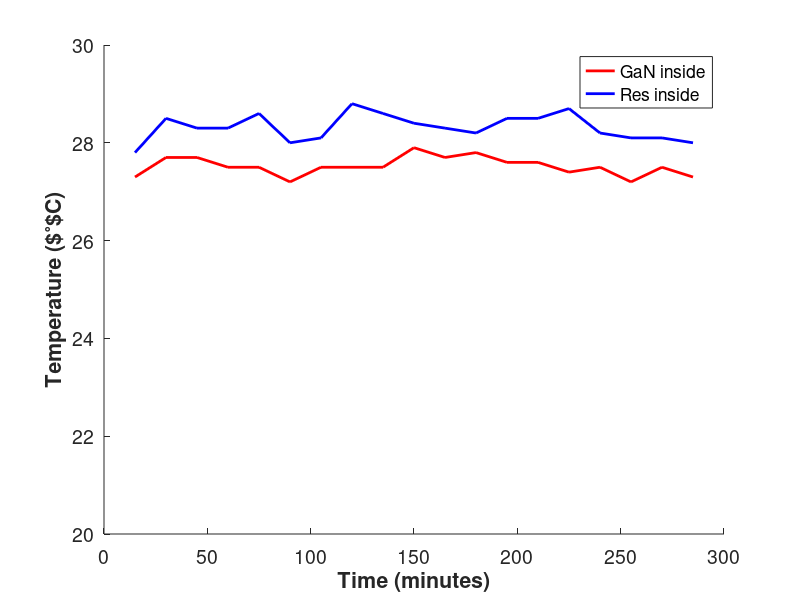
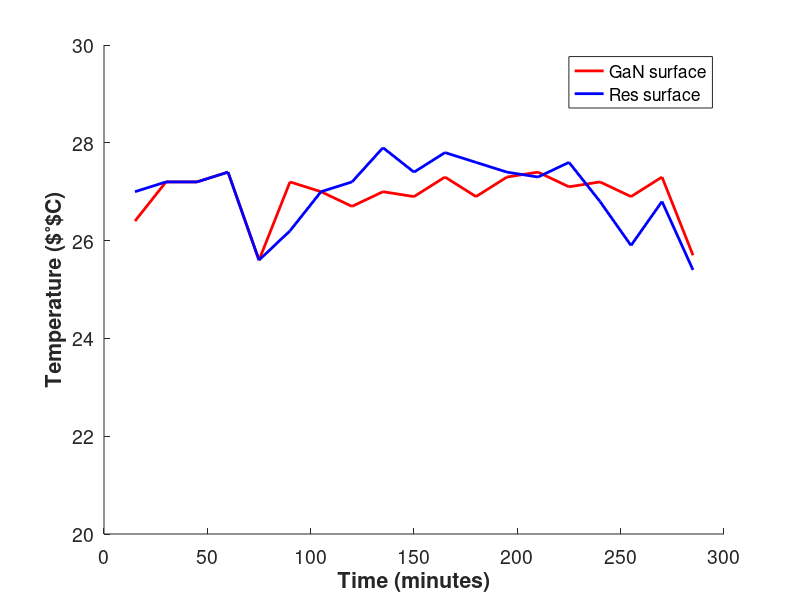
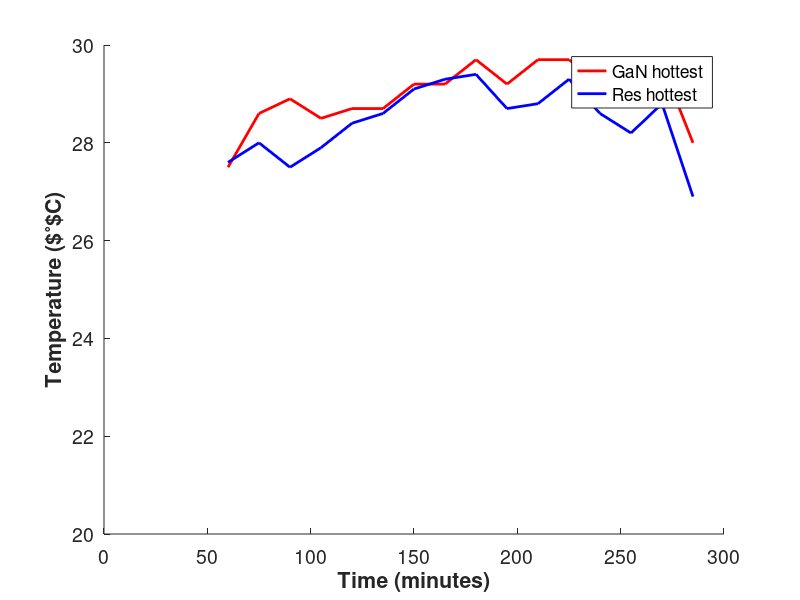
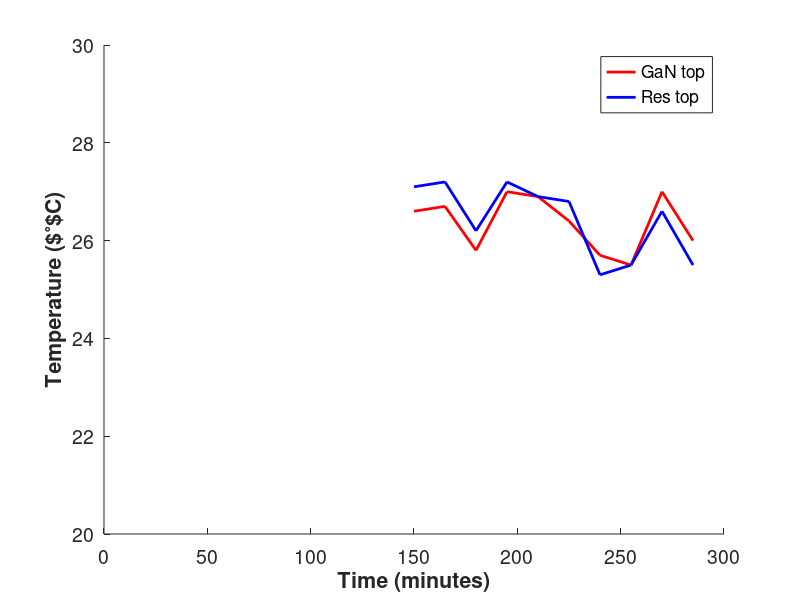

Here is the MATLAB script that generated these plots, in order: (Note: this script raises an error after producing the figures.)
time = 15:15:285;
time_top = 150:15:285;
time_hottest = 60:15:285;
GaN_inside = [27.3,27.7,27.7,27.5,27.5,27.2,27.5,27.5,27.5,27.9,27.7,27.8,27.6,27.6,27.4,27.5,27.2,27.5,27.3];
Res_inside = [27.8,28.5,28.3,28.3,28.6,28.0,28.1,28.8,28.6,28.4,28.3,28.2,28.5,28.5,28.7,28.2,28.1,28.1,28.0];
GaN_surface = [26.4,27.2,27.2,27.4,25.6,27.2,27.0,26.7,27.0,26.9,27.3,26.9,27.3,27.4,27.1,27.2,26.9,27.3,25.7];
Res_surface = [27.0,27.2,27.2,27.4,25.6,26.2,27.0,27.2,27.9,27.4,27.8,27.6,27.4,27.3,27.6,26.8,25.9,26.8,25.4];
GaN_top = [26.6,26.7,25.8,27.0,26.9,26.4,25.7,25.5,27.0,26.0];
Res_top = [27.1,27.2,26.2,27.2,26.9,26.8,25.3,25.5,26.6,25.5];
GaN_hottest = [27.5,28.6,28.9,28.5,28.7,28.7,29.2,29.2,29.7,29.2,29.7,29.7,29.2,29.3,29.6,28.0];
Res_hottest = [27.6,28.0,27.5,27.9,28.4,28.6,29.1,29.3,29.4,28.7,28.8,29.3,28.6,28.2,28.8,26.9];

diff_inside = GaN_inside - Res_inside;
diff_surface = GaN_surface - Res_surface;
diff_top = GaN_top - Res_top;
diff_hottest = GaN_hottest - Res_hottest;

%%
figure;
%subplot(3,1,1);
hold all;
plot(time,GaN_inside,'r-','Linewidth',2);
plot(time,Res_inside,'b-','Linewidth',2);
ylabel('Temperature ($^\circ$C)','FontSize',14,'FontWeight','Bold')
xlabel('Time (minutes)','FontSize',14,'FontWeight','Bold')
set(gca,'FontSize',14);
ylim([20 30]);
xlim([0 300]);
legend({'GaN inside','Res inside'},'Location','best');
%%
figure;
%subplot(3,1,1);
hold all;
plot(time,GaN_surface,'r-','Linewidth',2);
plot(time,Res_surface,'b-','Linewidth',2);
ylabel('Temperature ($^\circ$C)','FontSize',14,'FontWeight','Bold')
xlabel('Time (minutes)','FontSize',14,'FontWeight','Bold')
set(gca,'FontSize',14);
ylim([20 30]);
xlim([0 300]);
legend({'GaN surface','Res surface'},'Location','best');
%%
figure;
%subplot(3,1,1);
hold all;
plot(time_hottest,GaN_hottest,'r-','Linewidth',2);
plot(time_hottest,Res_hottest,'b-','Linewidth',2);
ylabel('Temperature ($^\circ$C)','FontSize',14,'FontWeight','Bold')
xlabel('Time (minutes)','FontSize',14,'FontWeight','Bold')
set(gca,'FontSize',14);
ylim([20 30]);
xlim([0 300]);
legend({'GaN hottest','Res hottest'},'Location','best');
%%
figure;
%subplot(3,1,1);
hold all;
plot(time_top,GaN_top,'r-','Linewidth',2);
plot(time_top,Res_top,'b-','Linewidth',2);
ylabel('Temperature ($^\circ$C)','FontSize',14,'FontWeight','Bold')
xlabel('Time (minutes)','FontSize',14,'FontWeight','Bold')
set(gca,'FontSize',14);
ylim([20 30]);
xlim([0 300]);
legend({'GaN top','Res top'},'Location','best');
%%
figure;
%subplot(3,1,1);
hold all;
%plot(time,diff_inside,'ro-','Linewidth',2);
plot(time,diff_surface,'bx-','Linewidth',2);
plot(time_hottest,diff_hottest,'k+-','Linewidth',2);
plot(time_top,diff_top,'ro-','Linewidth',2);
plot(time,zeros(1,numel(time)),'g--','Linewidth',2);
%grid on;
ylabel('Temperature Difference (^\circC)','FontSize',14,'FontWeight','Bold')
xlabel('Time (minutes)','FontSize',14,'FontWeight','Bold')
set(gca,'FontSize',14);
ylim([-2.5 2.5]);
xlim([0 300]);
legend({'Surface','Hottest','Top','Threshold'},'Location','best');
%%
power1 = 26.22;
power2 = 30.26;
power3 = 27.80;
power4 = 24.60;
power_curve = [power1*ones(7,1);...
               power2*ones(4,1);...
               power3*ones(4,1);...
               power4*ones(4,1)];

%%
figure;
hold all;
yyaxis left
plot(time,-diff_surface,'bx-','Linewidth',2);
plot(time_top,-diff_top,'ko-','Linewidth',2);
plot(time,zeros(1,numel(time)),'g--','Linewidth',2);
ylim([-2.5 2.5]);
ylabel('Temperature difference (^\circC)','FontSize',14,'FontWeight','Bold')
yyaxis right
plot(time,power_curve,'r+-','Linewidth',2);
ylim([20 34]);
ylabel('Power input (W)','FontSize',14,'FontWeight','Bold')
xlabel('Time (minutes)','FontSize',14,'FontWeight','Bold')
set(gca,'FontSize',14);
xlim([0 300]);
legend({'Surface','Top','Threshold','Res Power'},'Location','best');

%%
power_modify1 = (power_curve'-24)
power_modify2 = (power_curve'-25)
power_modify3 = (power_curve'-26)
power_modify4 = (power_curve'-27)
power_modify5 = (power_curve'-28)
figure;
hold all;
plot(time,-diff_surface./power_modify1,'bx-','Linewidth',2);
plot(time,-diff_surface./power_modify2,'ro-','Linewidth',2);
plot(time,-diff_surface./power_modify3,'k+-','Linewidth',2);
plot(time,-diff_surface./power_modify4,'g^-','Linewidth',2);
plot(time,-diff_surface./power_modify5,'m--','Linewidth',2);
%ylim([-2.5 2.5]);
ylabel('Power input (W)','FontSize',14,'FontWeight','Bold')
xlabel('Time (minutes)','FontSize',14,'FontWeight','Bold')
set(gca,'FontSize',14);
xlim([0 300]);
legend({'24W','25W','26W','27W','28W'},'Location','best');


